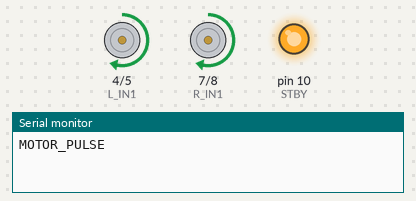
A sketch run on a simulated Arduino Uno, built with avr-gcc and run on an emulated ATmega328P. Shown: motor-driver pin pairs drawn as motors (green arrow = first pin HIGH = forward, orange = second pin HIGH = backward, longer = more drive, scaled by the enable pin, stopped while the standby pin is LOW), output pins drawn as LEDs (lit = HIGH), the last lines printed to the serial monitor.

Above: at 1.2 s.
At 6.5 s:
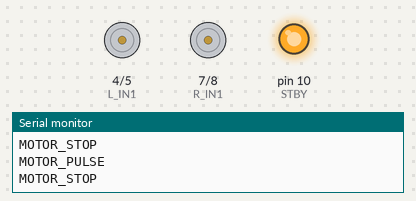
Timing chart, 0 to 9.1 s (numbered marks = the images above):
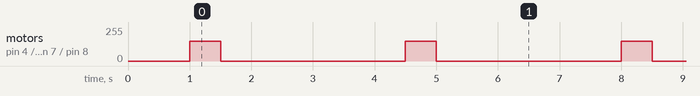

Measured:
- by itself, motor on pin 4 (L_IN1) / pin 5 (L_IN2), motor on pin 7 (R_IN1) / pin 8 (R_IN2): alternates forward 150/255 for 0.50 s and stopped for 3.0 s

The sketch:

motor_power_diagnostic.ino
```cpp
// Direct motor-driver check. Keep both wheels elevated before uploading.
const int L_IN1 = 4, L_IN2 = 5, L_ENA = 6;
const int R_IN1 = 7, R_IN2 = 8, R_ENB = 9;
const int STBY = 10;

void setMotor(int in1, int in2, int en, int pwm) {
  digitalWrite(in1, pwm >= 0 ? HIGH : LOW);
  digitalWrite(in2, pwm >= 0 ? LOW : HIGH);
  analogWrite(en, abs(pwm));
}

void stopMotors() {
  analogWrite(L_ENA, 0);
  analogWrite(R_ENB, 0);
  digitalWrite(L_IN1, LOW); digitalWrite(L_IN2, LOW);
  digitalWrite(R_IN1, LOW); digitalWrite(R_IN2, LOW);
}

void setup() {
  pinMode(L_IN1, OUTPUT); pinMode(L_IN2, OUTPUT); pinMode(L_ENA, OUTPUT);
  pinMode(R_IN1, OUTPUT); pinMode(R_IN2, OUTPUT); pinMode(R_ENB, OUTPUT);
  pinMode(STBY, OUTPUT);
  digitalWrite(STBY, HIGH);
  stopMotors();
  Serial.begin(115200);
  delay(1000);
}

void loop() {
  Serial.println("MOTOR_PULSE");
  setMotor(L_IN1, L_IN2, L_ENA, 150);
  setMotor(R_IN1, R_IN2, R_ENB, 150);
  delay(500);
  stopMotors();
  Serial.println("MOTOR_STOP");
  delay(3000);
}
```
